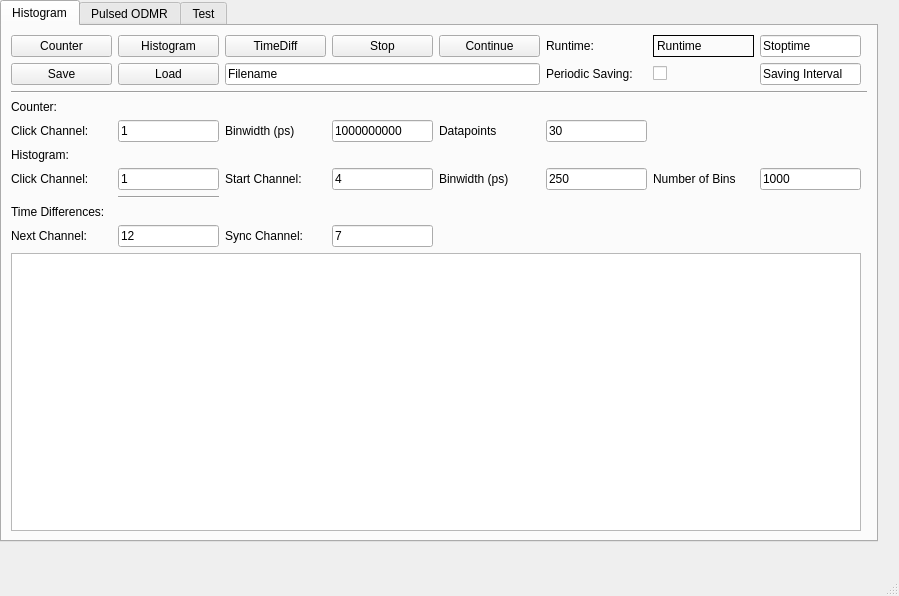
<?xml version="1.0" encoding="UTF-8"?>
<ui version="4.0">
 <class>MainWindow</class>
 <widget class="QMainWindow" name="MainWindow">
  <property name="geometry">
   <rect>
    <x>0</x>
    <y>0</y>
    <width>899</width>
    <height>596</height>
   </rect>
  </property>
  <property name="windowTitle">
   <string>qudi: Timetagger</string>
  </property>
  <widget class="QWidget" name="centralwidget">
   <widget class="QTabWidget" name="tabWidget">
    <property name="geometry">
     <rect>
      <x>0</x>
      <y>0</y>
      <width>878</width>
      <height>542</height>
     </rect>
    </property>
    <property name="currentIndex">
     <number>0</number>
    </property>
    <widget class="QWidget" name="tab">
     <attribute name="title">
      <string>Histogram</string>
     </attribute>
     <layout class="QVBoxLayout" name="verticalLayout_3">
      <item>
       <layout class="QGridLayout" name="gridLayout">
        <item row="10" column="0">
         <widget class="QLabel" name="label_10">
          <property name="text">
           <string>Time Differences:</string>
          </property>
         </widget>
        </item>
        <item row="2" column="7">
         <widget class="QLineEdit" name="Interval_lineEdit">
          <property name="text">
           <string>Saving Interval</string>
          </property>
         </widget>
        </item>
        <item row="11" column="2">
         <widget class="QLabel" name="label_15">
          <property name="text">
           <string>Sync Channel:</string>
          </property>
         </widget>
        </item>
        <item row="0" column="5">
         <widget class="QLabel" name="label_26">
          <property name="text">
           <string>Runtime:</string>
          </property>
         </widget>
        </item>
        <item row="11" column="0">
         <widget class="QLabel" name="label_14">
          <property name="text">
           <string>Next Channel:</string>
          </property>
         </widget>
        </item>
        <item row="7" column="0">
         <widget class="QLabel" name="label_4">
          <property name="text">
           <string>Histogram:</string>
          </property>
         </widget>
        </item>
        <item row="2" column="1">
         <widget class="QPushButton" name="Load_Button">
          <property name="text">
           <string>Load</string>
          </property>
         </widget>
        </item>
        <item row="0" column="6">
         <widget class="QLabel" name="Runtime_Label">
          <property name="frameShape">
           <enum>QFrame::Box</enum>
          </property>
          <property name="text">
           <string>Runtime</string>
          </property>
         </widget>
        </item>
        <item row="5" column="3">
         <widget class="QLineEdit" name="CounterBinwidth_lineEdit">
          <property name="text">
           <string>1000000000</string>
          </property>
         </widget>
        </item>
        <item row="4" column="0">
         <widget class="QLabel" name="label_3">
          <property name="text">
           <string>Counter:</string>
          </property>
         </widget>
        </item>
        <item row="0" column="7">
         <widget class="QLineEdit" name="Stoptime_lineEdit">
          <property name="text">
           <string>Stoptime</string>
          </property>
         </widget>
        </item>
        <item row="5" column="2">
         <widget class="QLabel" name="label_6">
          <property name="text">
           <string>Binwidth (ps)</string>
          </property>
         </widget>
        </item>
        <item row="0" column="0">
         <widget class="QPushButton" name="Counter_Button">
          <property name="text">
           <string>Counter</string>
          </property>
         </widget>
        </item>
        <item row="11" column="3">
         <widget class="QLineEdit" name="SyncChannel_lineEdit">
          <property name="text">
           <string>7</string>
          </property>
         </widget>
        </item>
        <item row="5" column="1">
         <widget class="QLineEdit" name="CounterClickChannel_lineEdit">
          <property name="text">
           <string>1</string>
          </property>
         </widget>
        </item>
        <item row="8" column="6">
         <widget class="QLabel" name="label_8">
          <property name="text">
           <string>Number of Bins</string>
          </property>
         </widget>
        </item>
        <item row="8" column="2">
         <widget class="QLabel" name="label_12">
          <property name="text">
           <string>Start Channel:</string>
          </property>
         </widget>
        </item>
        <item row="2" column="6">
         <widget class="QCheckBox" name="PeriodicSaving_CheckBox">
          <property name="text">
           <string/>
          </property>
         </widget>
        </item>
        <item row="12" column="0" colspan="8">
         <widget class="PlotWidget" name="Histogram_PlotWidget">
          <property name="sizePolicy">
           <sizepolicy hsizetype="Expanding" vsizetype="Expanding">
            <horstretch>1</horstretch>
            <verstretch>1</verstretch>
           </sizepolicy>
          </property>
         </widget>
        </item>
        <item row="5" column="0">
         <widget class="QLabel" name="label_2">
          <property name="text">
           <string>Click Channel:</string>
          </property>
         </widget>
        </item>
        <item row="8" column="5">
         <widget class="QLineEdit" name="Binwidth_lineEdit">
          <property name="text">
           <string>250</string>
          </property>
         </widget>
        </item>
        <item row="2" column="0">
         <widget class="QPushButton" name="Save_Button">
          <property name="text">
           <string>Save</string>
          </property>
         </widget>
        </item>
        <item row="8" column="3">
         <widget class="QLineEdit" name="StartChannel_lineEdit">
          <property name="text">
           <string>4</string>
          </property>
         </widget>
        </item>
        <item row="2" column="5">
         <widget class="QLabel" name="label">
          <property name="text">
           <string>Periodic Saving:</string>
          </property>
         </widget>
        </item>
        <item row="8" column="4">
         <widget class="QLabel" name="label_9">
          <property name="text">
           <string>Binwidth (ps)</string>
          </property>
         </widget>
        </item>
        <item row="8" column="0">
         <widget class="QLabel" name="label_5">
          <property name="text">
           <string>Click Channel:</string>
          </property>
         </widget>
        </item>
        <item row="11" column="1">
         <widget class="QLineEdit" name="NextChannel_lineEdit">
          <property name="text">
           <string>12</string>
          </property>
         </widget>
        </item>
        <item row="3" column="0" colspan="9">
         <widget class="Line" name="line">
          <property name="orientation">
           <enum>Qt::Horizontal</enum>
          </property>
         </widget>
        </item>
        <item row="2" column="2" colspan="3">
         <widget class="QLineEdit" name="Filename_lineEdit">
          <property name="text">
           <string>Filename</string>
          </property>
         </widget>
        </item>
        <item row="8" column="1">
         <widget class="QLineEdit" name="ClickChannel_lineEdit">
          <property name="text">
           <string>1</string>
          </property>
         </widget>
        </item>
        <item row="8" column="7">
         <widget class="QLineEdit" name="NumberOfBins_lineEdit">
          <property name="text">
           <string>1000</string>
          </property>
         </widget>
        </item>
        <item row="9" column="1">
         <widget class="Line" name="line_2">
          <property name="orientation">
           <enum>Qt::Horizontal</enum>
          </property>
         </widget>
        </item>
        <item row="0" column="4">
         <widget class="QPushButton" name="Continue_Button">
          <property name="text">
           <string>Continue</string>
          </property>
         </widget>
        </item>
        <item row="0" column="3">
         <widget class="QPushButton" name="Stop_Button">
          <property name="text">
           <string>Stop</string>
          </property>
         </widget>
        </item>
        <item row="0" column="1">
         <widget class="QPushButton" name="Histogram_Button">
          <property name="text">
           <string>Histogram</string>
          </property>
         </widget>
        </item>
        <item row="0" column="2">
         <widget class="QPushButton" name="TimeDiff_Button">
          <property name="text">
           <string>TimeDiff</string>
          </property>
         </widget>
        </item>
        <item row="5" column="4">
         <widget class="QLabel" name="label_7">
          <property name="text">
           <string>Datapoints</string>
          </property>
         </widget>
        </item>
        <item row="5" column="5">
         <widget class="QLineEdit" name="Datapoints_lineEdit">
          <property name="text">
           <string>30</string>
          </property>
         </widget>
        </item>
       </layout>
      </item>
     </layout>
    </widget>
    <widget class="QWidget" name="tab">
     <attribute name="title">
      <string>Pulsed ODMR</string>
     </attribute>
    </widget>
    <widget class="QWidget" name="tab_2">
     <attribute name="title">
      <string>Test</string>
     </attribute>
     <widget class="QWidget" name="gridLayoutWidget_3">
      <property name="geometry">
       <rect>
        <x>640</x>
        <y>0</y>
        <width>781</width>
        <height>741</height>
       </rect>
      </property>
      <layout class="QGridLayout" name="gridLayout_3">
       <item row="1" column="1">
        <widget class="PlotWidget" name="cw_odmr_PlotWidget_3">
         <property name="sizePolicy">
          <sizepolicy hsizetype="Expanding" vsizetype="Expanding">
           <horstretch>1</horstretch>
           <verstretch>1</verstretch>
          </sizepolicy>
         </property>
        </widget>
       </item>
       <item row="2" column="1">
        <widget class="PlotWidget" name="cw_odmr_PlotWidget_4">
         <property name="sizePolicy">
          <sizepolicy hsizetype="Expanding" vsizetype="Expanding">
           <horstretch>1</horstretch>
           <verstretch>1</verstretch>
          </sizepolicy>
         </property>
        </widget>
       </item>
       <item row="0" column="1">
        <widget class="PlotWidget" name="cw_odmr_PlotWidget_2">
         <property name="sizePolicy">
          <sizepolicy hsizetype="Expanding" vsizetype="Expanding">
           <horstretch>1</horstretch>
           <verstretch>1</verstretch>
          </sizepolicy>
         </property>
        </widget>
       </item>
       <item row="1" column="2">
        <layout class="QVBoxLayout" name="verticalLayout_2">
         <item>
          <widget class="QComboBox" name="cw_odmr_channel_ComboBox_2"/>
         </item>
         <item>
          <widget class="ScienDSpinBox" name="cw_odmr_cb_max_DoubleSpinBox_2">
           <property name="maximumSize">
            <size>
             <width>100</width>
             <height>16777215</height>
            </size>
           </property>
           <property name="alignment">
            <set>Qt::AlignRight|Qt::AlignTrailing|Qt::AlignVCenter</set>
           </property>
           <property name="suffix">
            <string>c/s</string>
           </property>
           <property name="minimum">
            <double>-10.000000000000000</double>
           </property>
           <property name="maximum">
            <double>1000000000.000000000000000</double>
           </property>
           <property name="value">
            <double>100000.000000000000000</double>
           </property>
          </widget>
         </item>
         <item>
          <widget class="ScienDSpinBox" name="cw_odmr_cb_high_percentile_DoubleSpinBox_2">
           <property name="maximumSize">
            <size>
             <width>100</width>
             <height>16777215</height>
            </size>
           </property>
           <property name="alignment">
            <set>Qt::AlignRight|Qt::AlignTrailing|Qt::AlignVCenter</set>
           </property>
           <property name="suffix">
            <string>%</string>
           </property>
           <property name="minimum">
            <double>0.000000000000000</double>
           </property>
           <property name="maximum">
            <double>100.000000000000000</double>
           </property>
           <property name="value">
            <double>100.000000000000000</double>
           </property>
          </widget>
         </item>
         <item>
          <widget class="PlotWidget" name="cw_odmr_cb_PlotWidget_2">
           <property name="sizePolicy">
            <sizepolicy hsizetype="Expanding" vsizetype="Expanding">
             <horstretch>0</horstretch>
             <verstretch>0</verstretch>
            </sizepolicy>
           </property>
           <property name="maximumSize">
            <size>
             <width>80</width>
             <height>16777215</height>
            </size>
           </property>
          </widget>
         </item>
         <item>
          <widget class="ScienDSpinBox" name="cw_odmr_cb_low_percentile_DoubleSpinBox_2">
           <property name="maximumSize">
            <size>
             <width>100</width>
             <height>16777215</height>
            </size>
           </property>
           <property name="alignment">
            <set>Qt::AlignRight|Qt::AlignTrailing|Qt::AlignVCenter</set>
           </property>
           <property name="suffix">
            <string>%</string>
           </property>
           <property name="minimum">
            <double>0.000000000000000</double>
           </property>
           <property name="maximum">
            <double>100.000000000000000</double>
           </property>
           <property name="value">
            <double>1.000000000000000</double>
           </property>
          </widget>
         </item>
         <item>
          <widget class="ScienDSpinBox" name="cw_odmr_cb_min_DoubleSpinBox_2">
           <property name="maximumSize">
            <size>
             <width>100</width>
             <height>16777215</height>
            </size>
           </property>
           <property name="alignment">
            <set>Qt::AlignRight|Qt::AlignTrailing|Qt::AlignVCenter</set>
           </property>
           <property name="suffix">
            <string>c/s</string>
           </property>
           <property name="minimum">
            <double>-10.000000000000000</double>
           </property>
           <property name="maximum">
            <double>1000000000.000000000000000</double>
           </property>
           <property name="value">
            <double>1000.000000000000000</double>
           </property>
          </widget>
         </item>
         <item>
          <widget class="QRadioButton" name="cw_odmr_cb_centiles_RadioButton_2">
           <property name="text">
            <string>Per&amp;centiles</string>
           </property>
           <property name="checked">
            <bool>true</bool>
           </property>
          </widget>
         </item>
         <item>
          <widget class="QRadioButton" name="cw_odmr_cb_manual_RadioButton_2">
           <property name="text">
            <string>Man&amp;ual</string>
           </property>
          </widget>
         </item>
        </layout>
       </item>
      </layout>
     </widget>
    </widget>
   </widget>
  </widget>
  <widget class="QMenuBar" name="menubar">
   <property name="geometry">
    <rect>
     <x>0</x>
     <y>0</y>
     <width>899</width>
     <height>21</height>
    </rect>
   </property>
  </widget>
  <widget class="QStatusBar" name="statusbar"/>
 </widget>
 <customwidgets>
  <customwidget>
   <class>PlotWidget</class>
   <extends>QGraphicsView</extends>
   <header>pyqtgraph</header>
  </customwidget>
  <customwidget>
   <class>ScienDSpinBox</class>
   <extends>QDoubleSpinBox</extends>
   <header>qtwidgets.scientific_spinbox.h</header>
  </customwidget>
 </customwidgets>
 <tabstops>
  <tabstop>Counter_Button</tabstop>
  <tabstop>Save_Button</tabstop>
  <tabstop>Load_Button</tabstop>
  <tabstop>Filename_lineEdit</tabstop>
  <tabstop>PeriodicSaving_CheckBox</tabstop>
  <tabstop>Interval_lineEdit</tabstop>
  <tabstop>Histogram_PlotWidget</tabstop>
  <tabstop>tabWidget</tabstop>
  <tabstop>cw_odmr_PlotWidget_3</tabstop>
  <tabstop>cw_odmr_PlotWidget_4</tabstop>
  <tabstop>cw_odmr_PlotWidget_2</tabstop>
  <tabstop>cw_odmr_channel_ComboBox_2</tabstop>
  <tabstop>cw_odmr_cb_max_DoubleSpinBox_2</tabstop>
  <tabstop>cw_odmr_cb_high_percentile_DoubleSpinBox_2</tabstop>
  <tabstop>cw_odmr_cb_PlotWidget_2</tabstop>
  <tabstop>cw_odmr_cb_low_percentile_DoubleSpinBox_2</tabstop>
  <tabstop>cw_odmr_cb_min_DoubleSpinBox_2</tabstop>
  <tabstop>cw_odmr_cb_centiles_RadioButton_2</tabstop>
  <tabstop>cw_odmr_cb_manual_RadioButton_2</tabstop>
 </tabstops>
 <resources/>
 <connections/>
</ui>
